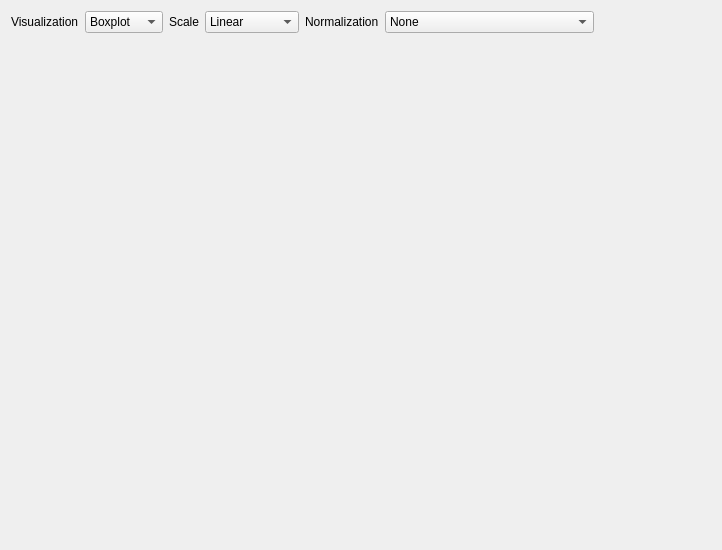
              <widget class="QWidget" name="tab_abundance_profiles">
               <attribute name="title">
                <string>Abundance profiles</string>
               </attribute>
               <layout class="QGridLayout" name="gridLayout_abundance_profiles">
                <item row="0" column="0">
                 <layout class="QHBoxLayout" name="horizontalLayout_abundance_controls">
                  <item>
                   <widget class="QLabel" name="label_abundance_visualization">
                    <property name="text">
                     <string>Visualization</string>
                    </property>
                   </widget>
                  </item>
                  <item>
                   <widget class="QComboBox" name="comboBox_abundancePlotType">
                    <item>
                     <property name="text">
                      <string>Boxplot</string>
                     </property>
                    </item>
                    <item>
                     <property name="text">
                      <string>Line plot</string>
                     </property>
                    </item>
                   </widget>
                  </item>
                  <item>
                   <widget class="QLabel" name="label_abundance_scale">
                    <property name="text">
                     <string>Scale</string>
                    </property>
                   </widget>
                  </item>
                  <item>
                   <widget class="QComboBox" name="comboBox_abundanceScale">
                    <item>
                     <property name="text">
                      <string>Linear</string>
                     </property>
                    </item>
                    <item>
                     <property name="text">
                      <string>Logarithmic</string>
                     </property>
                    </item>
                   </widget>
                  </item>
                  <item>
                   <widget class="QLabel" name="label_abundance_scaling">
                    <property name="text">
                     <string>Normalization</string>
                    </property>
                   </widget>
                  </item>
                  <item>
                   <widget class="QComboBox" name="comboBox_abundanceScalingMode">
                    <item>
                     <property name="text">
                      <string>None</string>
                     </property>
                    </item>
                    <item>
                     <property name="text">
                      <string>Scale to max sample</string>
                     </property>
                    </item>
                    <item>
                     <property name="text">
                      <string>Scale to max experimental group</string>
                     </property>
                    </item>
                   </widget>
                  </item>
                  <item>
                   <spacer name="horizontalSpacer_abundance">
                    <property name="orientation">
                     <enum>Qt::Horizontal</enum>
                    </property>
                    <property name="sizeHint" stdset="0">
                     <size>
                      <width>40</width>
                      <height>20</height>
                     </size>
                    </property>
                   </spacer>
                  </item>
                 </layout>
                </item>
                <item row="1" column="0">
                 <widget class="QWidget" name="resultsExperimentAbundance_widget" native="true">
                  <property name="sizePolicy">
                   <sizepolicy hsizetype="Preferred" vsizetype="Expanding">
                    <horstretch>0</horstretch>
                    <verstretch>0</verstretch>
                   </sizepolicy>
                  </property>
                  <property name="minimumSize">
                   <size>
                    <width>700</width>
                    <height>500</height>
                   </size>
                  </property>
                 </widget>
                </item>
               </layout>
              </widget>
